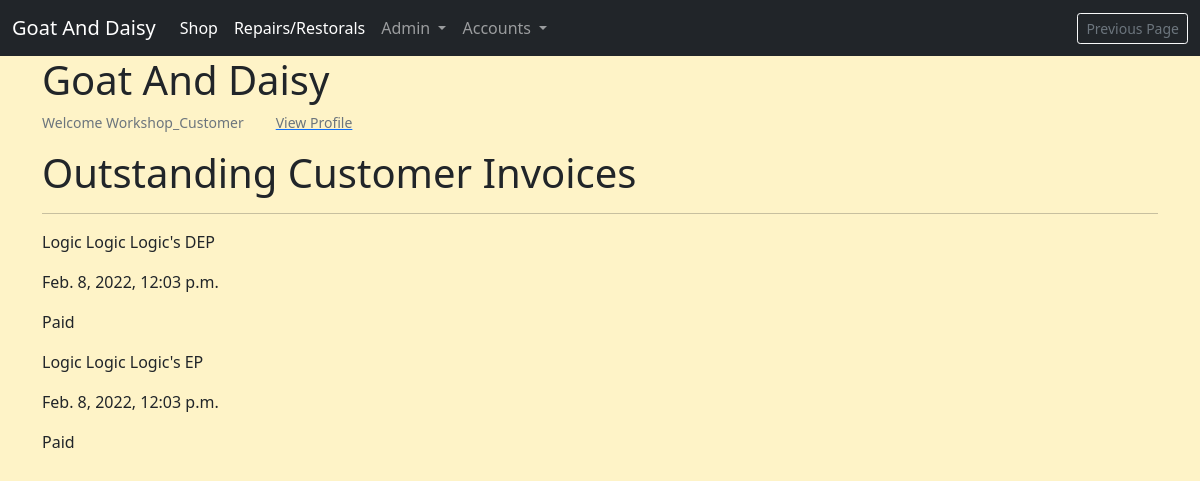
The app's page /workshop/customer-invoices (signed in), older data.
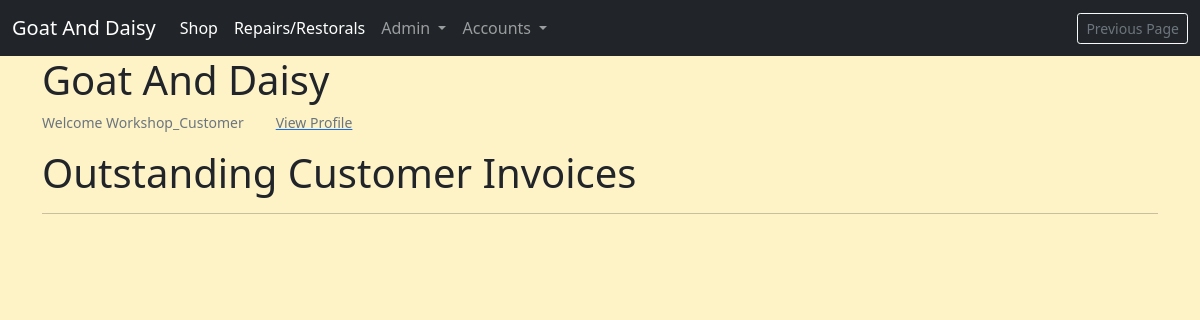
The same page, newer data.
### invoices/models.py (models this page shows, shortened)
class BaseInvoice(models.Model):
    date_created = models.DateField(auto_now_add=True)
    order_number = models.CharField(max_length=100, editable=False)
    full_name = models.CharField(max_length=100, null=True, blank=True)
    email = models.EmailField(null=True, blank=True)
    address1 = models.CharField(max_length=100, null=True, blank=True)
    address2 = models.CharField(max_length=100, null=True, blank=True)
    postcode = models.CharField(max_length=40, null=True, blank=True)
    town_or_city = models.CharField(max_length=40, null=True, blank=True)
    country = models.CharField(max_length=40, null=True, blank=True)
    notes = models.TextField(null=True, blank=True)
    order_amount = models.DecimalField(
        max_digits=6, decimal_places=2, default=0)
    shipping_cost = models.DecimalField(
        max_digits=6, decimal_places=2, default=0)
    order_total = models.DecimalField(
        max_digits=6, decimal_places=2, default=0)
    is_completed = models.BooleanField(default=False)
    paid_on = models.DateTimeField(null=True, blank=True)

class WorkshopCustomerInvoice(BaseInvoice):
    PAYMENT_CHOICES = [
        ('DEP', 'Deposit'),
        ('EP', 'End Payment'),
        ('SPT', 'Single Payment Total'),
        ('SP', 'Supplementary Payment'),
    ]
    service_ticket = models.ForeignKey(ServiceTicket, on_delete=models.CASCADE)
    payment_type = models.CharField(max_length=25, choices=PAYMENT_CHOICES)
    installment_paid = models.BooleanField(default=False)
    def __str__(self):
        return self.service_ticket.title + "'s" + " " + self.payment_type

class BaseInvoice(models.Model):
    date_created = models.DateField(auto_now_add=True)
    order_number = models.CharField(max_length=100, editable=False)
    full_name = models.CharField(max_length=100, null=True, blank=True)
    email = models.EmailField(null=True, blank=True)
    address1 = models.CharField(max_length=100, null=True, blank=True)
    address2 = models.CharField(max_length=100, null=True, blank=True)
    postcode = models.CharField(max_length=40, null=True, blank=True)
    town_or_city = models.CharField(max_length=40, null=True, blank=True)
    country = models.CharField(max_length=40, null=True, blank=True)
    notes = models.TextField(null=True, blank=True)
    order_amount = models.DecimalField(
        max_digits=6, decimal_places=2, default=0)
    shipping_cost = models.DecimalField(
        max_digits=6, decimal_places=2, default=0)
    order_total = models.DecimalField(
        max_digits=6, decimal_places=2, default=0)
    is_completed = models.BooleanField(default=False)
    paid_on = models.DateTimeField(null=True, blank=True)

### repairs_restorals/models.py (models this page shows, shortened)
class ServiceTicket(models.Model):
    customer = models.ForeignKey(
        Customer, related_name='service_ticket', on_delete=models.CASCADE)
    workshop_staff_responsible = models.ForeignKey(
        StaffMember, related_name='staff_tickets', on_delete=models.CASCADE)
    title = models.CharField(max_length=255)
    date_created = models.DateField(auto_now_add=True, editable=False)
    last_updated = models.DateField(auto_now=True, editable=False)
    service_description = models.TextField()
    link_to_desired_materials_1 = models.URLField(null=True, blank=True)
    link_to_desired_materials_2 = models.URLField(null=True, blank=True)
    link_to_desired_materials_3 = models.URLField(null=True, blank=True)
    is_completed = models.BooleanField(default=False)
    has_invoice = models.BooleanField(default=False)

### repairs_restorals/views.py (the view)
# urls.py: path('customer-invoices', views.PublicCustomerInvoices.as_view(), name='customer_invoices'),
class PublicCustomerInvoices(ListView):
    model = WorkshopCustomerInvoice
    context_object_name = 'invoices'
    template_name = 'repairs_restorals/customer_invoices.html'
    def get_context_data(self, **kwargs):
        customer = get_object_or_404(Customer, username=self.request.user)
        context = {}
        context['invoices'] = WorkshopCustomerInvoice.objects.filter(service_ticket__customer_id=customer.id)
        return context

### invoices/contexts.py (called while the page is built, shortened)
def shopping_cart(request):
    template_cart = []
    products_count = 0
    order_amount = 0
    shipping = 500
    cart = request.session.get('cart', {})
    for item in enumerate(template_cart):
        products_count += 1
    order_total = order_amount + shipping
    stripe_total = round(order_total * 100)
    context = {
        'template_cart': template_cart,
        'products_count': products_count,
        'order_amount': order_amount,
        'shipping': shipping,
        'order_total': order_total,
        'stripe_total': stripe_total,
    }
    return context

### profiles/templatetags/user_in_group_tag.py (called while the page is built)
@register.filter(name='has_group')
def has_group(user, group_name):
    try:
        group = Group.objects.get(name=group_name)
    except Group.DoesNotExist:
        return False
    return group in user.groups.all()

### repairs_restorals/templates/repairs_restorals/customer_invoices.html (shortened to what this page needs)
{% extends 'base.html' %}
{% block content %}
<h1>Outstanding Customer Invoices</h1>
<hr>
{% for invoice in invoices %}
    {% if invoice.installment_paid %}
        <p>{{ invoice }}</p>
        <p>{{ invoice.paid_on }}</p>
    {% endif %}
    <p>Paid</p>
{% endfor %}
{% endblock %}

Row changes from the older to the newer data that the page shows:
removed WorkshopCustomerInvoice: service_ticket+payment_type "Logic Logic Logic's DEP", paid_on "Feb. 8, 2022, 12:03 p.m."
removed WorkshopCustomerInvoice: service_ticket+payment_type "Logic Logic Logic's EP", paid_on "Feb. 8, 2022, 12:03 p.m."
